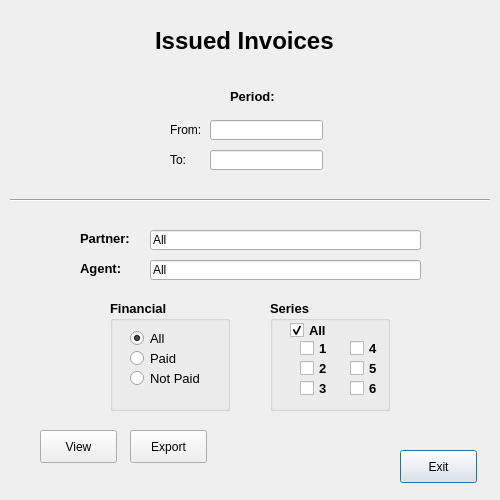
<?xml version="1.0" encoding="UTF-8"?>
<ui version="4.0">
 <class>Dialog</class>
 <widget class="QDialog" name="Dialog">
  <property name="geometry">
   <rect>
    <x>0</x>
    <y>0</y>
    <width>500</width>
    <height>500</height>
   </rect>
  </property>
  <property name="windowTitle">
   <string>Dialog</string>
  </property>
  <widget class="QPushButton" name="exit">
   <property name="geometry">
    <rect>
     <x>400</x>
     <y>450</y>
     <width>77</width>
     <height>33</height>
    </rect>
   </property>
   <property name="text">
    <string>Exit</string>
   </property>
  </widget>
  <widget class="QLabel" name="label">
   <property name="geometry">
    <rect>
     <x>155</x>
     <y>30</y>
     <width>201</width>
     <height>21</height>
    </rect>
   </property>
   <property name="font">
    <font>
     <pointsize>18</pointsize>
     <weight>75</weight>
     <bold>true</bold>
    </font>
   </property>
   <property name="text">
    <string>Issued Invoices</string>
   </property>
  </widget>
  <widget class="QLineEdit" name="_from">
   <property name="geometry">
    <rect>
     <x>210</x>
     <y>120</y>
     <width>113</width>
     <height>20</height>
    </rect>
   </property>
  </widget>
  <widget class="QLineEdit" name="to">
   <property name="geometry">
    <rect>
     <x>210</x>
     <y>150</y>
     <width>113</width>
     <height>20</height>
    </rect>
   </property>
  </widget>
  <widget class="QLabel" name="label_2">
   <property name="geometry">
    <rect>
     <x>230</x>
     <y>90</y>
     <width>47</width>
     <height>13</height>
    </rect>
   </property>
   <property name="font">
    <font>
     <pointsize>10</pointsize>
     <weight>75</weight>
     <bold>true</bold>
    </font>
   </property>
   <property name="text">
    <string>Period:</string>
   </property>
  </widget>
  <widget class="QLabel" name="label_3">
   <property name="geometry">
    <rect>
     <x>170</x>
     <y>120</y>
     <width>30</width>
     <height>20</height>
    </rect>
   </property>
   <property name="text">
    <string>From:</string>
   </property>
  </widget>
  <widget class="QLabel" name="label_4">
   <property name="geometry">
    <rect>
     <x>170</x>
     <y>150</y>
     <width>30</width>
     <height>20</height>
    </rect>
   </property>
   <property name="text">
    <string>To:</string>
   </property>
  </widget>
  <widget class="QLineEdit" name="partner">
   <property name="geometry">
    <rect>
     <x>150</x>
     <y>230</y>
     <width>271</width>
     <height>20</height>
    </rect>
   </property>
   <property name="text">
    <string>All</string>
   </property>
  </widget>
  <widget class="QLineEdit" name="agent">
   <property name="geometry">
    <rect>
     <x>150</x>
     <y>260</y>
     <width>271</width>
     <height>20</height>
    </rect>
   </property>
   <property name="text">
    <string>All</string>
   </property>
  </widget>
  <widget class="QLabel" name="label_5">
   <property name="geometry">
    <rect>
     <x>80</x>
     <y>230</y>
     <width>61</width>
     <height>16</height>
    </rect>
   </property>
   <property name="font">
    <font>
     <pointsize>10</pointsize>
     <weight>75</weight>
     <bold>true</bold>
    </font>
   </property>
   <property name="text">
    <string>Partner:</string>
   </property>
  </widget>
  <widget class="QLabel" name="label_6">
   <property name="geometry">
    <rect>
     <x>80</x>
     <y>260</y>
     <width>61</width>
     <height>16</height>
    </rect>
   </property>
   <property name="font">
    <font>
     <pointsize>10</pointsize>
     <weight>75</weight>
     <bold>true</bold>
    </font>
   </property>
   <property name="text">
    <string>Agent:</string>
   </property>
  </widget>
  <widget class="QGroupBox" name="groupBox_financial">
   <property name="geometry">
    <rect>
     <x>110</x>
     <y>300</y>
     <width>120</width>
     <height>111</height>
    </rect>
   </property>
   <property name="font">
    <font>
     <pointsize>10</pointsize>
     <weight>75</weight>
     <bold>true</bold>
    </font>
   </property>
   <property name="title">
    <string>Financial</string>
   </property>
   <widget class="QRadioButton" name="paid">
    <property name="geometry">
     <rect>
      <x>20</x>
      <y>50</y>
      <width>82</width>
      <height>17</height>
     </rect>
    </property>
    <property name="font">
     <font>
      <weight>50</weight>
      <bold>false</bold>
     </font>
    </property>
    <property name="text">
     <string>Paid</string>
    </property>
   </widget>
   <widget class="QRadioButton" name="notpaid">
    <property name="geometry">
     <rect>
      <x>20</x>
      <y>70</y>
      <width>82</width>
      <height>17</height>
     </rect>
    </property>
    <property name="font">
     <font>
      <weight>50</weight>
      <bold>false</bold>
     </font>
    </property>
    <property name="text">
     <string>Not Paid</string>
    </property>
   </widget>
   <widget class="QRadioButton" name="financial_all">
    <property name="geometry">
     <rect>
      <x>20</x>
      <y>30</y>
      <width>82</width>
      <height>17</height>
     </rect>
    </property>
    <property name="font">
     <font>
      <weight>50</weight>
      <bold>false</bold>
     </font>
    </property>
    <property name="text">
     <string>All</string>
    </property>
    <property name="checked">
     <bool>true</bool>
    </property>
   </widget>
  </widget>
  <widget class="Line" name="line">
   <property name="geometry">
    <rect>
     <x>10</x>
     <y>190</y>
     <width>480</width>
     <height>20</height>
    </rect>
   </property>
   <property name="orientation">
    <enum>Qt::Horizontal</enum>
   </property>
  </widget>
  <widget class="QGroupBox" name="groupBox_series">
   <property name="geometry">
    <rect>
     <x>270</x>
     <y>300</y>
     <width>120</width>
     <height>111</height>
    </rect>
   </property>
   <property name="font">
    <font>
     <pointsize>10</pointsize>
     <weight>75</weight>
     <bold>true</bold>
    </font>
   </property>
   <property name="title">
    <string>Series</string>
   </property>
   <widget class="QCheckBox" name="series_all">
    <property name="geometry">
     <rect>
      <x>20</x>
      <y>20</y>
      <width>40</width>
      <height>20</height>
     </rect>
    </property>
    <property name="text">
     <string>All</string>
    </property>
    <property name="checked">
     <bool>true</bool>
    </property>
   </widget>
   <widget class="QCheckBox" name="serie_1">
    <property name="geometry">
     <rect>
      <x>30</x>
      <y>40</y>
      <width>35</width>
      <height>17</height>
     </rect>
    </property>
    <property name="text">
     <string>1</string>
    </property>
   </widget>
   <widget class="QCheckBox" name="serie_2">
    <property name="geometry">
     <rect>
      <x>30</x>
      <y>60</y>
      <width>35</width>
      <height>17</height>
     </rect>
    </property>
    <property name="text">
     <string>2</string>
    </property>
   </widget>
   <widget class="QCheckBox" name="serie_3">
    <property name="geometry">
     <rect>
      <x>30</x>
      <y>80</y>
      <width>35</width>
      <height>17</height>
     </rect>
    </property>
    <property name="text">
     <string>3</string>
    </property>
   </widget>
   <widget class="QCheckBox" name="serie_4">
    <property name="geometry">
     <rect>
      <x>80</x>
      <y>40</y>
      <width>35</width>
      <height>17</height>
     </rect>
    </property>
    <property name="text">
     <string>4</string>
    </property>
   </widget>
   <widget class="QCheckBox" name="serie_5">
    <property name="geometry">
     <rect>
      <x>80</x>
      <y>60</y>
      <width>35</width>
      <height>17</height>
     </rect>
    </property>
    <property name="text">
     <string>5</string>
    </property>
   </widget>
   <widget class="QCheckBox" name="serie_6">
    <property name="geometry">
     <rect>
      <x>80</x>
      <y>80</y>
      <width>35</width>
      <height>17</height>
     </rect>
    </property>
    <property name="text">
     <string>6</string>
    </property>
   </widget>
  </widget>
  <widget class="QPushButton" name="_export">
   <property name="geometry">
    <rect>
     <x>130</x>
     <y>430</y>
     <width>77</width>
     <height>33</height>
    </rect>
   </property>
   <property name="text">
    <string>Export</string>
   </property>
  </widget>
  <widget class="QPushButton" name="view">
   <property name="geometry">
    <rect>
     <x>40</x>
     <y>430</y>
     <width>77</width>
     <height>33</height>
    </rect>
   </property>
   <property name="text">
    <string>View</string>
   </property>
  </widget>
 </widget>
 <resources/>
 <connections>
  <connection>
   <sender>exit</sender>
   <signal>clicked()</signal>
   <receiver>Dialog</receiver>
   <slot>close()</slot>
   <hints>
    <hint type="sourcelabel">
     <x>601</x>
     <y>438</y>
    </hint>
    <hint type="destinationlabel">
     <x>594</x>
     <y>414</y>
    </hint>
   </hints>
  </connection>
 </connections>
</ui>
